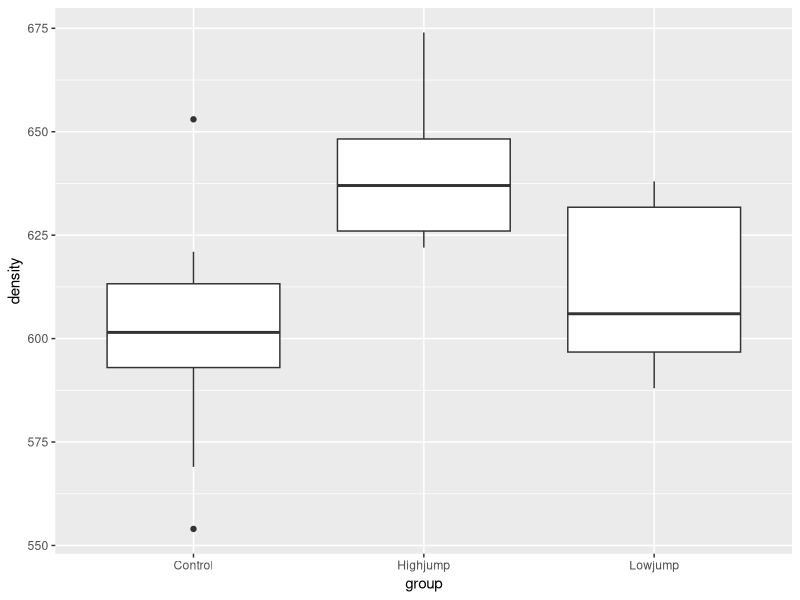

This figure's R source:
## ---- chunk 1
library(tidyverse)
## ---- chunk 2
drp=read_delim("drp.txt"," ")
## ---- chunk 3
drp %>% group_by(group) %>% 
  summarize(mean=mean(score),sd=sd(score))
## ---- chunk 4
t.test(score~group,data=drp,alternative="less")
## ---- chunk 5
t.test(score~group,data=drp,var.equal=T,alternative="less")
## ---- chunk 6
rats=read_delim("jumping.txt"," ")
## ---- chunk 7
ggplot(rats,aes(x=group,y=density))+geom_boxplot()
## ---- chunk 8
rats.1=aov(density~group,data=rats)
summary(rats.1)
## ---- chunk 9
rats.2=oneway.test(density~group,data=rats)
rats.2
## ---- chunk 10
TukeyHSD(rats.1)
